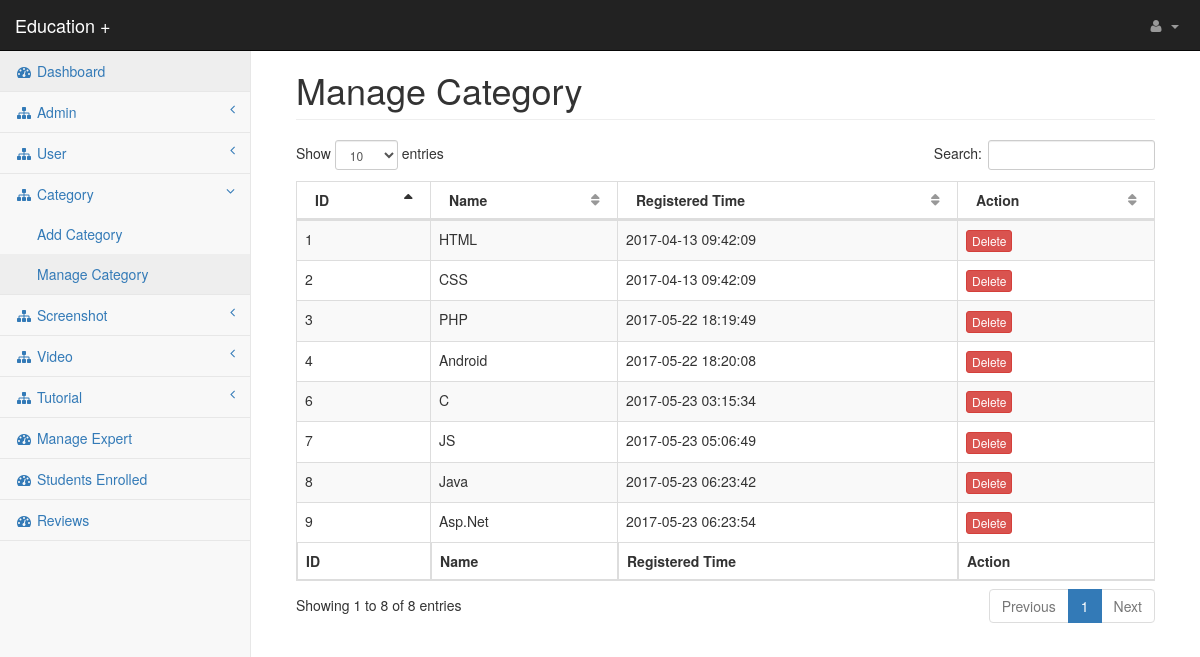
/admin/manage_category.php (signed in), run on the app's committed database.
### tables this page shows
CREATE TABLE `category` (
  `category_id` int(100) NOT NULL,
  `category_name` varchar(20) NOT NULL,
  `time` timestamp NOT NULL DEFAULT CURRENT_TIMESTAMP ON UPDATE CURRENT_TIMESTAMP
);

### admin/manage_category.php (the view, shortened to what this page needs)
<?php require "header_files.php"; ?>
<body>
<div id="wrapper">
    <?php require "menu.php"; ?>
    <div id="page-wrapper">
        <div class="container-fluid">
            <div class="row">
                <div class="col-lg-12">
                    <h1 class="page-header">Manage Category</h1>
                </div>
            </div>
			<table id="managecategory" class="table table-bordered table-striped">
				<thead>
					<tr>
						<th>ID</th>
						<th>Name</th>
						<th>Registered Time</th>
						<th>Action</th>
					</tr>
				</thead>
				<tfoot>
					<tr>
						<th>ID</th>
						<th>Name</th>
						<th>Registered Time</th>
						<th>Action</th>
					</tr>
				</tfoot>
				<tbody>
					<?php
					$q="select * from category";
					$chk=$conn->query($q);
					while($r=$chk->fetch_assoc())
					{
					?>
					<tr>
						<td><?php echo $r['category_id']; ?></td>
						<td><?php echo $r['category_name']; ?></td>
						<td><?php echo $r['time']; ?></td>
						<td>
							<a href="delete_category.php?z=<?php echo $r['category_id'];?>" class="btn btn-xs btn-danger">Delete</a>
						</td>
					</tr>
					<?php
					}
					?>
				</tbody>
			</table>
        </div>
    </div>
</div>
</body>
</html>

### admin/css/startmin.css (style rules this page uses)
body { background-color: #f8f8f8; }
#wrapper { width: 100%; }
#page-wrapper { padding: 30px 15px 0 15px; min-height: 568px; background-color: #fff; }
@media (min-width:768px) { #page-wrapper { position: inherit; margin-left: 250px; padding: 30px 30px 0 30px; border-left: 1px solid #e7e7e7; } }
table.dataTable thead .sorting, table.dataTable thead .sorting_asc, table.dataTable thead .sorting_desc, table.dataTable thead .sorting_asc_disabled, table.dataTable thead .sorting_desc_disabled { background: 0 0; }
table.dataTable thead .sorting_asc:after { content: "\f0de"; float: right; font-family: fontawesome; }
table.dataTable thead .sorting:after { content: "\f0dc"; float: right; font-family: fontawesome; color: rgba(50,50,50,.5); }

### data on the page
category: category_id "1", category_name "HTML", time "2017-04-13 09:42:09"
category: category_id "2", category_name "CSS", time "2017-04-13 09:42:09"
category: category_id "3", category_name "PHP", time "2017-05-22 18:19:49"
category: category_id "4", category_name "Android", time "2017-05-22 18:20:08"
category: category_id "6", category_name "C", time "2017-05-23 03:15:34"
category: category_id "7", category_name "JS", time "2017-05-23 05:06:49"
category: category_id "8", category_name "Java", time "2017-05-23 06:23:42"
category: category_id "9", category_name "Asp.Net", time "2017-05-23 06:23:54"
